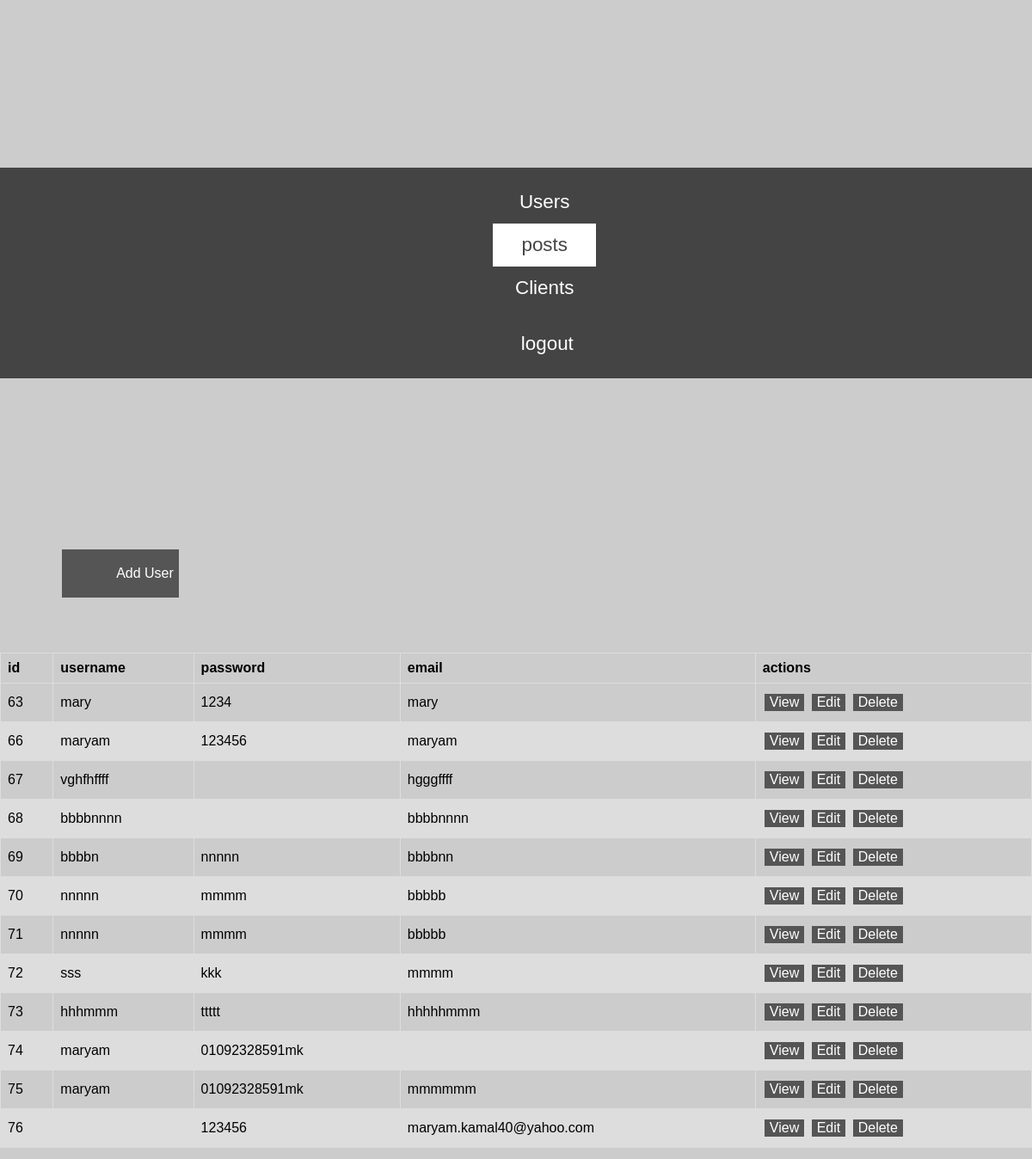
Screenshot of /mvc/index.php?action=users/index (signed in) with the database file from the repository.
### tables this page shows
CREATE TABLE `user` (
  `id` int(255) NOT NULL,
  `password` varchar(255) DEFAULT NULL,
  `email` varchar(255) DEFAULT NULL,
  `username` varchar(255) DEFAULT NULL
);

### mvc/include/system/functions.php (called while the page is built, shortened)
<?php
function site_url($controller="",$action = "" , $data =[] )
{
    $url = "index.php?action=";
    $siteUrl = SITE_URL . $url . "{$controller}"."/"."{$action}";
    if (!empty($data)) {
        $attr=[];
        foreach ($data as $key => $value) {
            $attr["{$key}"] ="{$value}";
        }
        $result= join('/' ,$attr);
        $siteUrl = $siteUrl .'/'. $result;
        return $siteUrl;
    }
    return $siteUrl;
  }
function layout_element($element_name = "" , $data=[])
{
    require(DIR_ELEMENTS . DS . $element_name . ".php");
}
function load_templete($main_content = "",$data=[])
{
    include(DIR_LAYOUTS . DS . "default.php");
}
?>

### mvc/include/controllers/Users.php (called while the page is built, shortened)
<?php
class  Users
{
    public  $user;
    public function __construct()
    {
        $this->user = new User();
    }
    public function index()
    {
        $user = $this->user->find_all();
        $data["user"]=$user;
        load_templete("users/list_user",$data);
    }
}

### mvc/index.php (called while the page is built, shortened)
<?php
$action = (!empty($_REQUEST['action'])) ? $_REQUEST['action'] : "Users/login";
$result = explode("/", $action);
$controller = array_shift($result);
$coAction = array_shift($result);
$data = $result;
$class = new $class_name();
call_user_func_array(array($class, $coAction), $data);

### mvc/include/system/MyDb.php (called while the page is built, shortened)
<?php
class  MyDb {
    private $connection;
    public function open_connection()
    {
        $this->connection = mysqli_connect(DB_HOST, DB_USER, DB_PASSWORD, DB_NAME);
        if (!$this->connection) {
            die("Database connection failed:" . mysqli_error($this->connection));
        } else {
            $db_select = mysqli_select_db($this->connection, DB_NAME);
        }
    }
    public function query($sql)
    {
        $result = mysqli_query($this->connection, $sql);
        return $result;
    }
    public function fetch_assoc($result)
    {
        return mysqli_fetch_assoc($result);
    }
    public function confirm_query($result)
    {
        return $result;
    }
}
$db = new MyDb();
?>

### mvc/views/main_content/users/list_user.php (the view, shortened to what this page needs)
	<div>
	 <button class="button" onclick="window.location.href='<?= site_url("Users","add") ?>'">
             Add User
        </button>
</div>
<div>
			<table >
						<thead>
            <tr>
                <th>id</th>
                <th>username</th>
                <th>password</th>
                <th>email</th>
                <th>actions</th>
            </tr>
</thead
<tbody>
            <?php foreach ($user as $row):?>
                <tr >
                    <td><?= $row["id"]; ?></td>
                    <td><?= $row["username"]; ?></td>
                    <td><?= $row["password"]; ?></td>
                    <td><?= $row["email"]; ?></td>
                    <td>
                     <?php $controllers= "users"?>
                     <?php  layout_element("actions",["controllers"=>"$controllers","row"=>$row]); ?>
                    </td>
                </tr>
            <?php endforeach; ?>
    </div>

### mvc/views/elements/default/actions.php
<div>
<button class="button" onclick="window.location.href='<?=site_url("{$controllers}","view",["id" => $row["id"]])?>'">
            View
        </button>
<button class="button" onclick="window.location.href='<?=site_url("{$controllers}","edit",["id" =>$row["id"]])?>'">
            Edit
        </button>
<button class="button" onclick="window.location.href='<?=site_url("{$controllers}","delete",["id" =>$row["id"]])?>'">
           Delete
        </button>
</div>

### rows the page displays
user: id "63", username "mary", password "1234", email "mary"
user: id "66", username "maryam", password "123456", email "maryam"
user: id "67", username "vghfhffff", email "hgggffff"
user: id "68", username "bbbbnnnn", email "bbbbnnnn"
user: id "69", username "bbbbn", password "nnnnn", email "bbbbnn"
user: id "70", username "nnnnn", password "mmmm", email "bbbbb"
user: id "71", username "nnnnn", password "mmmm", email "bbbbb"
user: id "72", username "sss", password "kkk", email "mmmm"
user: id "73", username "hhhmmm", password "ttttt", email "hhhhhmmm"
user: id "74", username "maryam", password "01092328591mk"
user: id "75", username "maryam", password "01092328591mk", email "mmmmmm"
user: id "76", password "123456", email "maryam.kamal40@yahoo.com"
